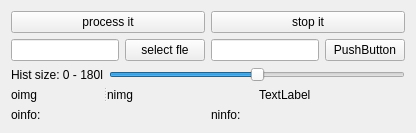
      <widget class="QWidget" name="tab_17">
       <attribute name="title">
        <string>backproj</string>
       </attribute>
       <layout class="QVBoxLayout" name="verticalLayout_21">
        <item>
         <layout class="QVBoxLayout" name="verticalLayout_20">
          <item>
           <layout class="QHBoxLayout" name="horizontalLayout_88">
            <item>
             <widget class="QPushButton" name="pushButton_87">
              <property name="text">
               <string>process it</string>
              </property>
             </widget>
            </item>
            <item>
             <widget class="QPushButton" name="pushButton_88">
              <property name="text">
               <string>stop it</string>
              </property>
             </widget>
            </item>
           </layout>
          </item>
          <item>
           <layout class="QHBoxLayout" name="horizontalLayout_89">
            <item>
             <widget class="QLineEdit" name="lineEdit_43"/>
            </item>
            <item>
             <widget class="QPushButton" name="pushButton_89">
              <property name="text">
               <string>select fle</string>
              </property>
             </widget>
            </item>
            <item>
             <widget class="QLineEdit" name="lineEdit_44"/>
            </item>
            <item>
             <widget class="QPushButton" name="pushButton_90">
              <property name="text">
               <string>PushButton</string>
              </property>
             </widget>
            </item>
           </layout>
          </item>
          <item>
           <layout class="QHBoxLayout" name="horizontalLayout_91">
            <item>
             <widget class="QLabel" name="label_118">
              <property name="text">
               <string>Hist size: 0 - 180l</string>
              </property>
             </widget>
            </item>
            <item>
             <widget class="QSlider" name="horizontalSlider_26">
              <property name="maximum">
               <number>180</number>
              </property>
              <property name="singleStep">
               <number>1</number>
              </property>
              <property name="pageStep">
               <number>10</number>
              </property>
              <property name="value">
               <number>90</number>
              </property>
              <property name="orientation">
               <enum>Qt::Horizontal</enum>
              </property>
             </widget>
            </item>
           </layout>
          </item>
          <item>
           <widget class="QSplitter" name="splitter_22">
            <property name="sizePolicy">
             <sizepolicy hsizetype="Expanding" vsizetype="Expanding">
              <horstretch>0</horstretch>
              <verstretch>0</verstretch>
             </sizepolicy>
            </property>
            <property name="orientation">
             <enum>Qt::Horizontal</enum>
            </property>
            <widget class="QLabel" name="label_120">
             <property name="sizePolicy">
              <sizepolicy hsizetype="Preferred" vsizetype="Expanding">
               <horstretch>0</horstretch>
               <verstretch>0</verstretch>
              </sizepolicy>
             </property>
             <property name="text">
              <string>oimg</string>
             </property>
            </widget>
            <widget class="QWidget" name="layoutWidget_31">
             <layout class="QGridLayout" name="gridLayout_23">
              <item row="0" column="0">
               <widget class="QLabel" name="label_123">
                <property name="sizePolicy">
                 <sizepolicy hsizetype="Preferred" vsizetype="Preferred">
                  <horstretch>0</horstretch>
                  <verstretch>0</verstretch>
                 </sizepolicy>
                </property>
                <property name="text">
                 <string>nimg</string>
                </property>
               </widget>
              </item>
              <item row="0" column="1">
               <widget class="QLabel" name="label_36">
                <property name="text">
                 <string>TextLabel</string>
                </property>
               </widget>
              </item>
             </layout>
            </widget>
           </widget>
          </item>
          <item>
           <layout class="QHBoxLayout" name="horizontalLayout_92">
            <item>
             <widget class="QLabel" name="label_124">
              <property name="sizePolicy">
               <sizepolicy hsizetype="Preferred" vsizetype="Minimum">
                <horstretch>0</horstretch>
                <verstretch>0</verstretch>
               </sizepolicy>
              </property>
              <property name="maximumSize">
               <size>
                <width>16777215</width>
                <height>32</height>
               </size>
              </property>
              <property name="text">
               <string>oinfo:</string>
              </property>
             </widget>
            </item>
            <item>
             <widget class="QLabel" name="label_125">
              <property name="sizePolicy">
               <sizepolicy hsizetype="Preferred" vsizetype="Minimum">
                <horstretch>0</horstretch>
                <verstretch>0</verstretch>
               </sizepolicy>
              </property>
              <property name="maximumSize">
               <size>
                <width>16777215</width>
                <height>32</height>
               </size>
              </property>
              <property name="text">
               <string>ninfo:</string>
              </property>
             </widget>
            </item>
           </layout>
          </item>
         </layout>
        </item>
       </layout>
      </widget>
